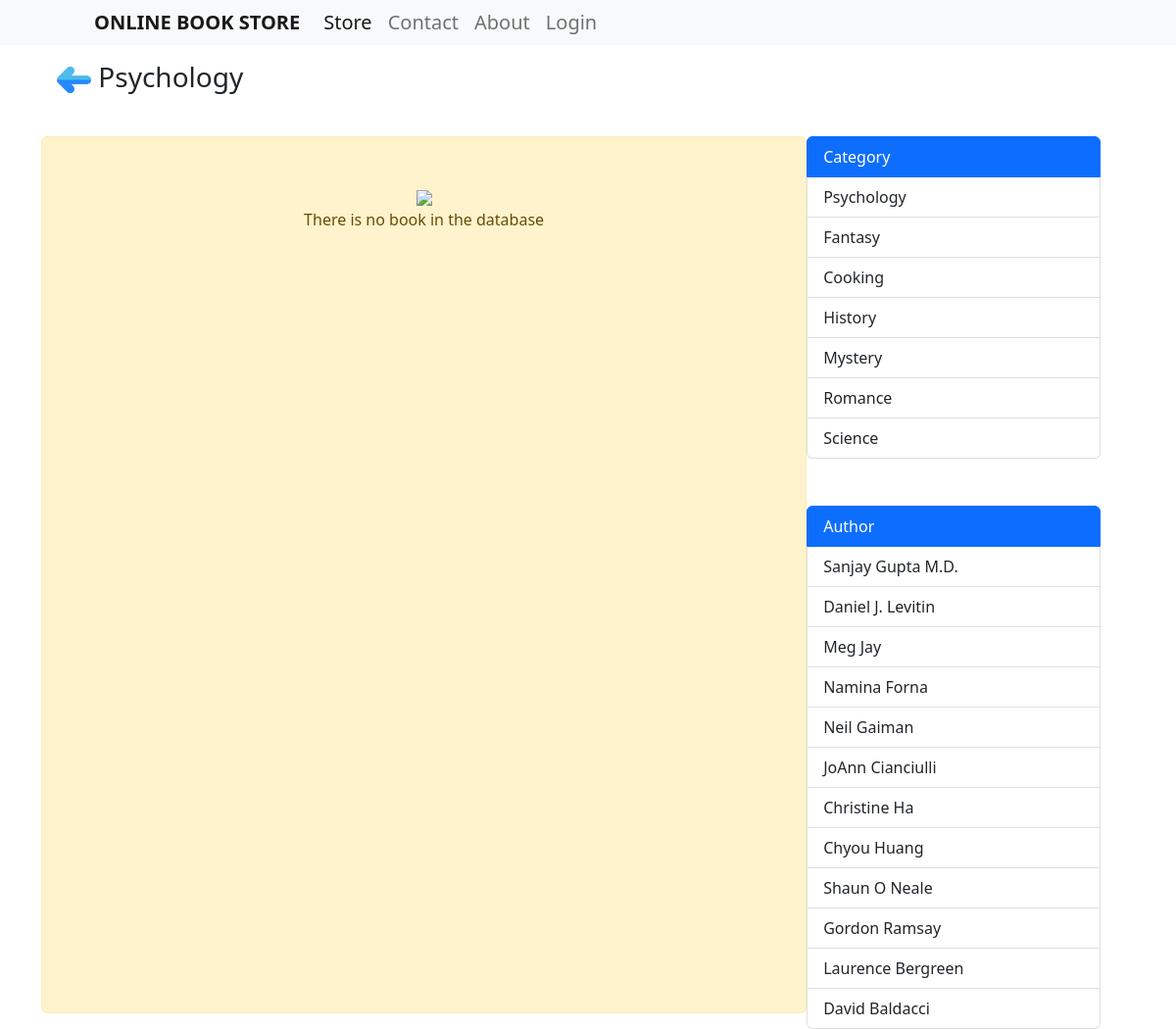
/category.php?id=1, run on the app's committed database.
### tables this page shows
CREATE TABLE Categories
(
	ID INT AUTO_INCREMENT PRIMARY KEY,
	C_Name VARCHAR(30)
);

### php/func-category.php (called while the page is built, shortened)
<?php
function get_all_categories($con){
    $sql = "SELECT * FROM categories";
    $stmt = $con->prepare($sql);
    $stmt->execute();
    if ($stmt->rowCount() > 0) {
        $categories = $stmt->fetchAll();
    }else {
        $categories = 0;
    }
    return $categories;
}
function get_category($con, $id){
    $sql = "SELECT * FROM categories WHERE ID=?";
    $stmt = $con->prepare($sql);
    $stmt->execute([$id]);
    if ($stmt->rowCount() > 0) {
        $category = $stmt->fetch();
    }else {
        $category = 0;
    }
    return $category;
}
?>

### php/func-book.php (called while the page is built, shortened)
<?php
function get_book_by_category($con, $id){
    $sql = "SELECT * FROM BOOK
            WHERE BookID IN
            (SELECT BookID FROM belong JOIN categories ON belong.ID = categories.ID WHERE categories.ID=?)";
    $stmt = $con->prepare($sql);
    $stmt->execute([$id]);
    if($stmt->rowCount() > 0) {
        $books = $stmt->fetchAll();
    }else {
        $books = 0;
    }
    return $books;
}

### php/func-author.php (called while the page is built, shortened)
<?php
function get_all_author($con){
    $sql = "SELECT DISTINCT Author FROM book";
    $stmt = $con->prepare($sql);
    $stmt->execute();
    if ($stmt->rowCount() > 0) {
        $authors = $stmt->fetchAll();
    }else {
        $authors = 0;
    }
    return $authors;
}
?>

### category.php (the view, shortened to what this page needs)
<?php
if(isset($_SESSION['role'])){
    $role=$_SESSION['role'];
}else {
    $role='';
}
$id = $_GET['id'];
include "db_conn.php";
include "php/func-book.php";
$books = get_book_by_category($conn, $id);
include "php/func-author.php";
$authors = get_all_author($conn);
include "php/func-category.php";
$categories = get_all_categories($conn);
$current_category = get_category($conn, $id);
?>
<!DOCTYPE html>
<html lang="en">
<head>
    <link rel="stylesheet" href="css/style.css">
    <link href="https://cdn.jsdelivr.net/npm/bootstrap@5.2.3/dist/css/bootstrap.min.css" rel="stylesheet">
    <link rel="stylesheet" href="./font/fontawesome-free-6.2.0-web/fontawesome-free-6.2.0-web/css/all.min.css">
</head>
<body>
        <nav class="navbar navbar-expand-lg bg-light" style="padding: 0 7%; width: 100%; border-radius: 0;">
            <div class="container-fluid">
                <a class="navbar-brand" href="index.php">Online Book Store</a>
                <div class="collapse navbar-collapse" id="navbarSupportedContent" style="font-size: 20px;">
                    <ul class="navbar-nav me-auto mb-2 mb-lg-0">
                        <li class="nav-item">
                            <a class="nav-link active" aria-current="page" href="index.php">Store</a>
                        </li>
                        <li class="nav-item">
                            <a class="nav-link" href="#">Contact</a>
                        </li>
                        <li class="nav-item">
                            <a class="nav-link" href="#">About</a>
                        </li>
                        <li class="nav-item">
                            <?php if (isset($_SESSION['username'])&&$role=='staff') {?>
                                <a class="nav-link" href="admin.php">Admin</a>
                            <?php }else if (isset($_SESSION['username'])&&$role=='customer'){ ?>
                                <a class="nav-link" href="logout.php">Logout</a>
                            <?php } else { ?>
                                <a class="nav-link" href="login.php">Login</a>
                            <?php } ?>
                        </li>
                    </ul>
                </div>
            </div>
        </nav>
    <div class="container">
        <h1 class="display-4 p-3 fs-3">
            <a href="index.php" class="nd">
                <img src="img/back.png" width="35">
            </a>
            <?=$current_category['C_Name']?>
        </h1>
        <div class="d-flex pt-3">
            <?php if ($books == 0){ ?>
            <div class="alert alert-warning p-5 text-center pdf-list"
                 role="alert">
                 <img src="img/nothing-icon.jpg"
                      width="100">
                <br>
                There is no book in the database
            </div>
            <?php } ?>
            <div class="category">
                <div class="list-group">
                    <?php if ($categories==0){
                    }else{ ?>
                    <a href="#"
                       class="list-group-item list-group-item-action active"
                       >Category</a>
                    <?php foreach ($categories as $category) {?>
                        <a href="category.php?id=<?=$category['ID']?>"
                           class="list-group-item list-group-item-action"
                           ><?=$category['C_Name']?></a>
                    <?php } } ?>
                </div>
                <div class="list-group mt-5">
                    <?php if ($authors==0){
                    }else{ ?>
                    <a href="#"
                       class="list-group-item list-group-item-action active"
                       >Author</a>
                    <?php foreach ($authors as $author) {?>
                        <a href="author.php?author=<?=$author['Author']?>"
                           class="list-group-item list-group-item-action"
                           ><?=$author['Author']?></a>
                    <?php } } ?>
                </div>
            </div>
        </div>
    </div>
</body>
</html>

### css/style.css (style rules this page uses)
.pdf-list { width: 70%; }
.category .list-group { width: 300px; }
.nd { text-decoration: none; }
.navbar-brand { text-transform: uppercase;font-size: 14px;font-weight: 800 }
nav { border-top-left-radius: 25px;border-top-right-radius: 25px;background-color: white }

### data on the page
categories: C_Name "Psychology"
categories: C_Name "Fantasy"
categories: C_Name "Cooking"
categories: C_Name "History"
categories: C_Name "Mystery"
categories: C_Name "Romance"
categories: C_Name "Science"

### other printed values
$author['Author'] "Sanjay Gupta M.D."
$author['Author'] "Daniel J. Levitin"
$author['Author'] "Meg Jay"
$author['Author'] "Namina Forna"
$author['Author'] "Neil Gaiman"
$author['Author'] "JoAnn Cianciulli"
$author['Author'] "Christine Ha"
$author['Author'] "Chyou Huang"
$author['Author'] "Shaun O Neale"
$author['Author'] "Gordon Ramsay"
$author['Author'] "Laurence Bergreen"
$author['Author'] "David Baldacci"
